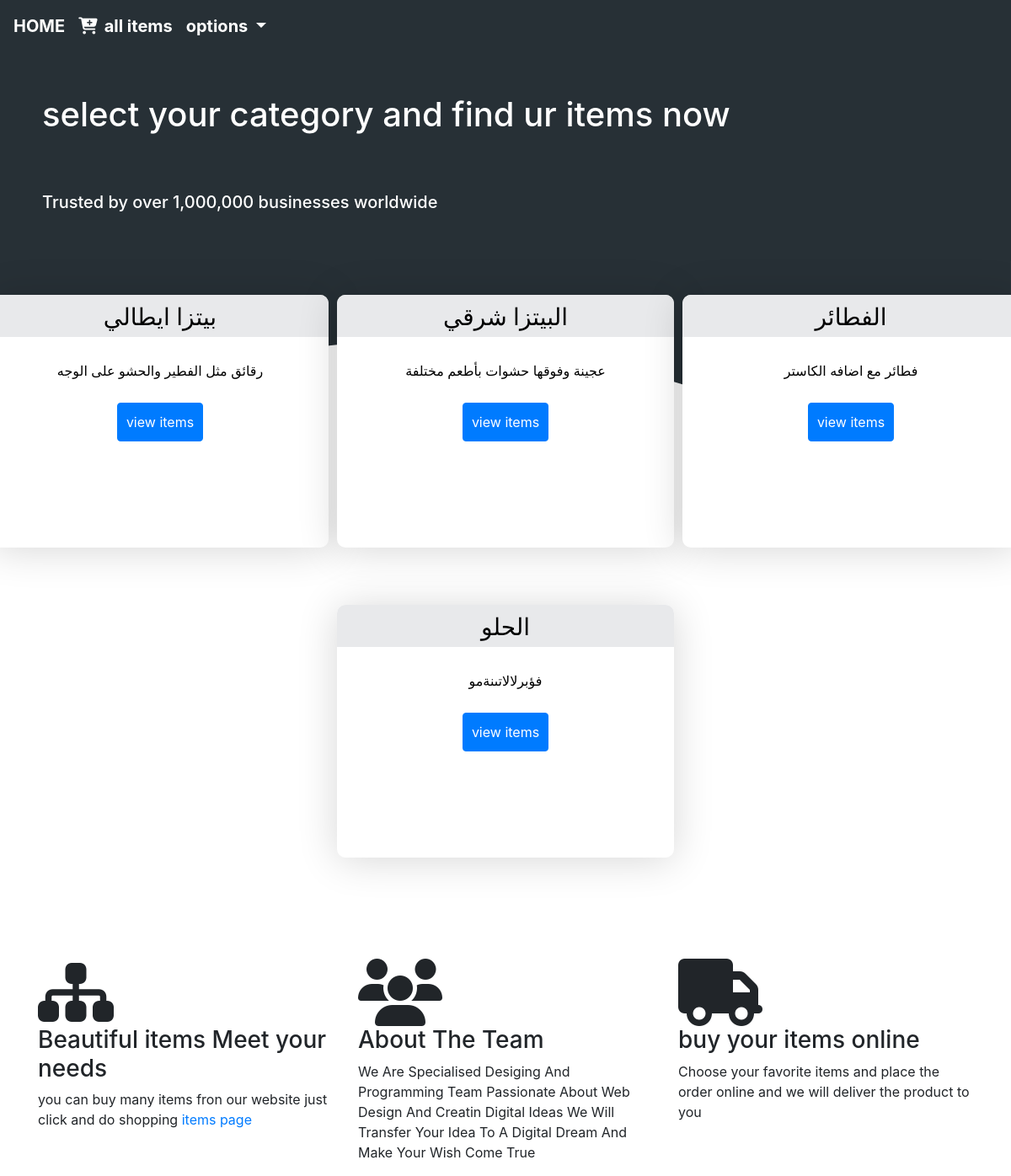
The app's page /user/dashbord.php (signed in) with its own data.
### tables this page shows
CREATE TABLE `categories` (
  `id` int(11) NOT NULL,
  `name` varchar(255) NOT NULL,
  `description` varchar(255) NOT NULL,
  `allow_visible` tinyint(4) NOT NULL DEFAULT 1,
  `alllow_comment` tinyint(4) NOT NULL DEFAULT 1
);

### user/dashbord.php (the view, shortened to what this page needs)
<?php
include "init.php";
if(isset($_SESSION['name'])  )
{
        $statement=$conn->prepare("SELECT * from categories ");
        $statement->execute();
        $all_categories=$statement->fetchAll();
  ?>
      <section class="section1 d-flex flex-row flex-wrap ">
        <div>
          <div class="h1">select your category and find ur items now </div>
          <div class="h6">Trusted by over 1,000,000 businesses worldwide</div>
        </div>
      </section>
          <div class="main">
            <div class="categories row justify-content-around" align="center">
             <?php
                foreach($all_categories as $cat)
                {
                  ?>
                    <div class="cat mt-5">
                      <h3> <?php echo $cat['name']; ?></h3>
                        <div>
                          <p><?php echo $cat['description']; ?></p>
                          <a class="btn btn-primary" href="itemsOfCategory.php?id=<?php echo $cat['id']; ?>&page_no=1">view items</a>
                        </div>
                    </div>
                  <?php
                }
              ?>
            </div>
          </div>
        <section>
          <div class="container">
            <div class="row">
              <div class="col-md-4">
                <span><i class="fas fa-sitemap fa-5x"></i></span>
                <h3>Beautiful items Meet your needs</h3>
                <p>you can buy many items fron our website just click and do shopping <a href="items.php">items page</a></p>
              </div>
              <div class="col-md-4">
                <span> <i class="fas fa-users fa-5x"></i></span>
                <h3>About The Team </h3>
                <p>We Are Specialised Desiging And Programming Team Passionate About Web Design And Creatin Digital Ideas We Will Transfer Your Idea To A Digital Dream And Make Your Wish Come True</p>
              </div>
              <div class="col-md-4">
                <span> <i class="fas fa-truck fa-5x"></i></span>
                <h3>buy your items online</h3>
                <p>Choose your favorite items and place the order online and we will deliver the product to you</p>
              </div>
            </div>
          </div>
        </section>
   <?php
}
else
{
     ?><script type="text/javascript">goto("../admin/index.php");</script><?php
}

### user/layout/css/register.css (style rules this page uses)
.container { margin-top: 100px; }

### user/layout/css/dash.css (style rules this page uses)
.main { width: 100%; margin-top: -8px; min-height: 500px; background-image: url(../images/fixed_image/wave.svg); background-repeat: no-repeat; color: #FFF; }
.section1 div .h1 { padding: 30px; color: #FFF; }
.section1 div .h6 { color: #FFF; padding: 30px; font-size: 20px; }
.section1 { background-color: #273036; padding: 20px; }
.cat div .btn-primary { color: #FFF; }
.cat { text-align: center; min-height: 300px; width:400px; color: #000; border-radius: 10px; background-color: #ffffff; box-shadow: 0 3px 48px rgba(0,0,0,0.16); margin-bottom: 20px; }
.cat * { padding: 10px; }
.cat h3 { background-color: #e8e9eb; height: 50px; border-radius: 10px 10px 0px 0px; }
.cat { word-wrap: break-word; transition: .2s all ease-in-out; }

### records on screen
categories: name "بيتزا ايطالي", description "رقائق مثل الفطير والحشو على الوجه"
categories: name "البيتزا شرقي", description "عجينة وفوقها حشوات بأطعم مختلفة"
categories: name "الفطائر", description "فطائر مع اضافه الكاستر"
categories: name "الحلو", description "فؤبرلالاتىنةمو"
